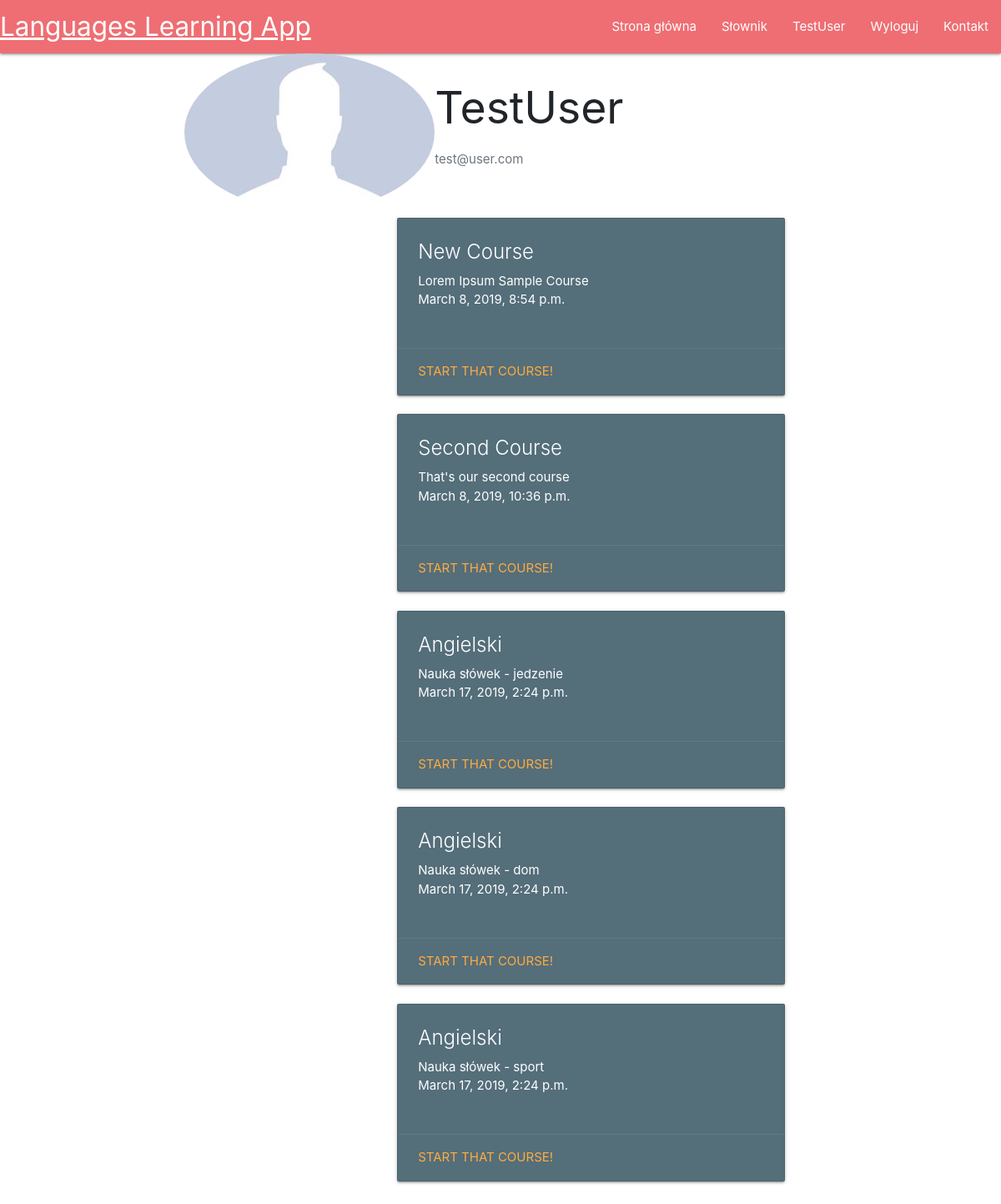
The page /user_page/ (signed in) on the database its author committed.
### main/models.py (models this page shows, shortened)
class Profile (models.Model):
	user=models.OneToOneField(User, on_delete=models.CASCADE)
	image=models.ImageField(default='default.jpg',upload_to='profile_pics')

class Course(models.Model):
	course_title = models.CharField(max_length=200)
	course_description = models.TextField()
	course_published = models.DateTimeField("date published", default = datetime.now())

### main/views.py (the view)
# urls.py: path("user_page/", views.user_page, name='user_page')
def user_page(request):
	return render(request,"main/user_page.html", context = {"courses": Course.objects.all})

### main/templates/main/user_page.html
{% extends "main/header.html" %}
{% load crispy_forms_tags %}
{% block content %}
<div class="row">
	<div class="col">
			<div class="content-section">
      <div class="media">
        <img class="rounded-circle account-img" src="{{ user.profile.image.url }}">
        <div class="media-body">
          <h2 class="account-heading">{{ user.username }}</h2>
          <p class="text-secondary">{{ user.email }}</p>
        </div>
      </div>
</div>
	</div>
	  <div class="col">
	  	{% for course in courses %}
		    <div class="col offset-l6">
		      <div class="card blue-grey darken-1">
		        <div class="card-content white-text">
		          <span class="card-title">{{course.course_title}}</span>
					<p>{{course.course_description}}</p>
					<p>{{course.course_published}}</p>
					<br>
		        </div>
		        <div class="card-action">
		          <a href="#">Start that course!</a>
		        </div>
		      </div>
		  </div>
		{% endfor %}
	</div>
</div>
{% endblock %}

### main/templates/main/includes/navbar.html
<nav>
    <div class="nav-wrapper">
      <a href="/" class="brand-logo">Languages Learning App</a>
      <ul id="nav-mobile" class="right hide-on-med-and-down">
        <li><a href="/">Strona główna</a></li>
        <li><a href="/dictionary">Słownik</a></li>
        {% if user.is_authenticated %}
	        <li><a href="/profile">{{user.username}}</a></li>
	        <li><a href="/logout">Wyloguj</a></li>
        {% else %}
	        <li><a href="/register">Rejestracja</a></li>
	        <li><a href="/login">Logowanie</a></li>
        {% endif %}
          <li><a href="/contact">Kontakt</a></li>
      </ul>
    </div>
  </nav>

### rows shown on the page
Course: course_title "New Course", course_description "Lorem Ipsum Sample Course", course_published "March 8, 2019, 8:54 p.m."
Course: course_title "Second Course", course_description "That's our second course", course_published "March 8, 2019, 10:36 p.m."
Course: course_title "Angielski", course_description "Nauka słówek - jedzenie", course_published "March 17, 2019, 2:24 p.m."
Course: course_title "Angielski", course_description "Nauka słówek - dom", course_published "March 17, 2019, 2:24 p.m."
Course: course_title "Angielski", course_description "Nauka słówek - sport", course_published "March 17, 2019, 2:24 p.m."

### other values the page prints
{{ user.username }} "TestUser"
{{ user.email }} "test@user.com"
